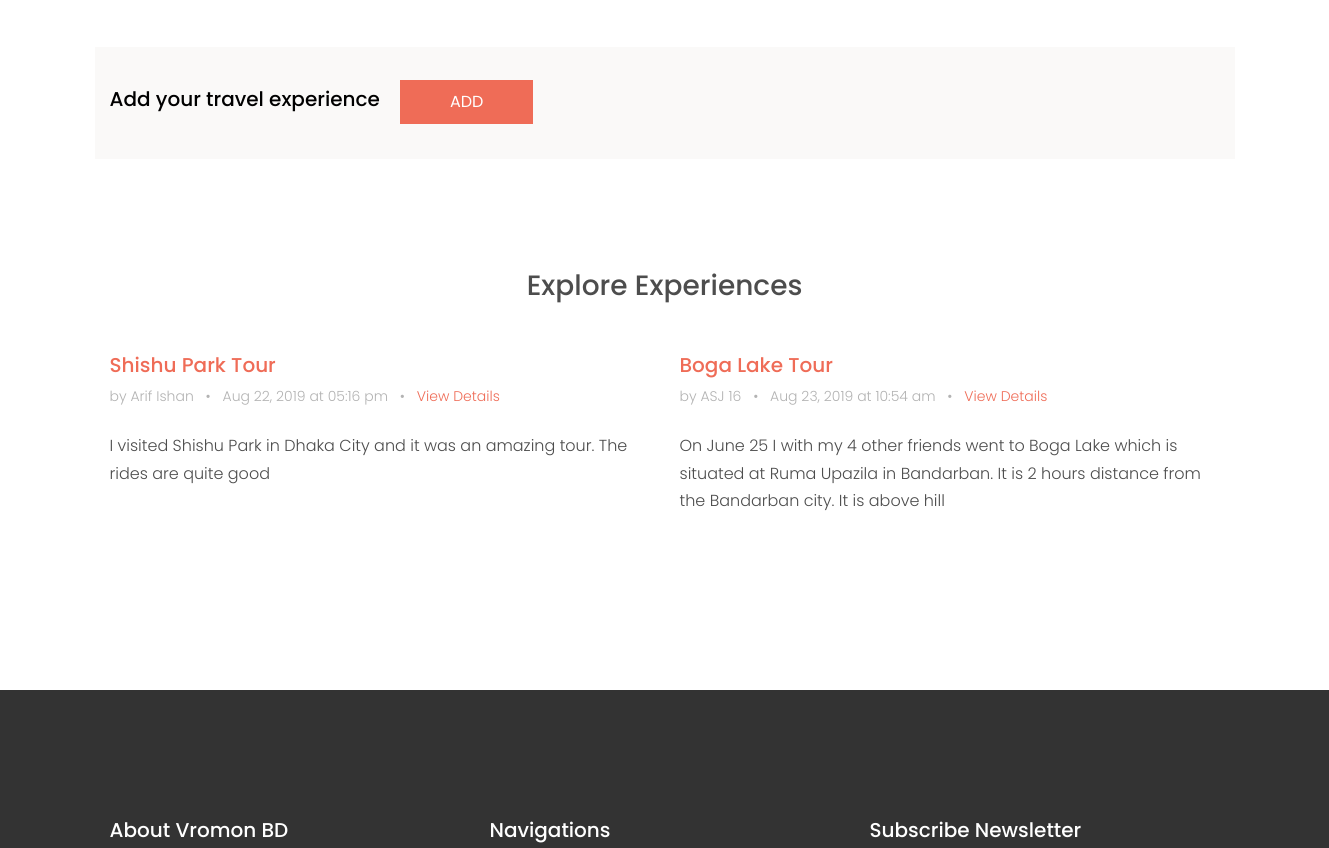
/experience.php (middle part), run on an earlier commit of the app's database.
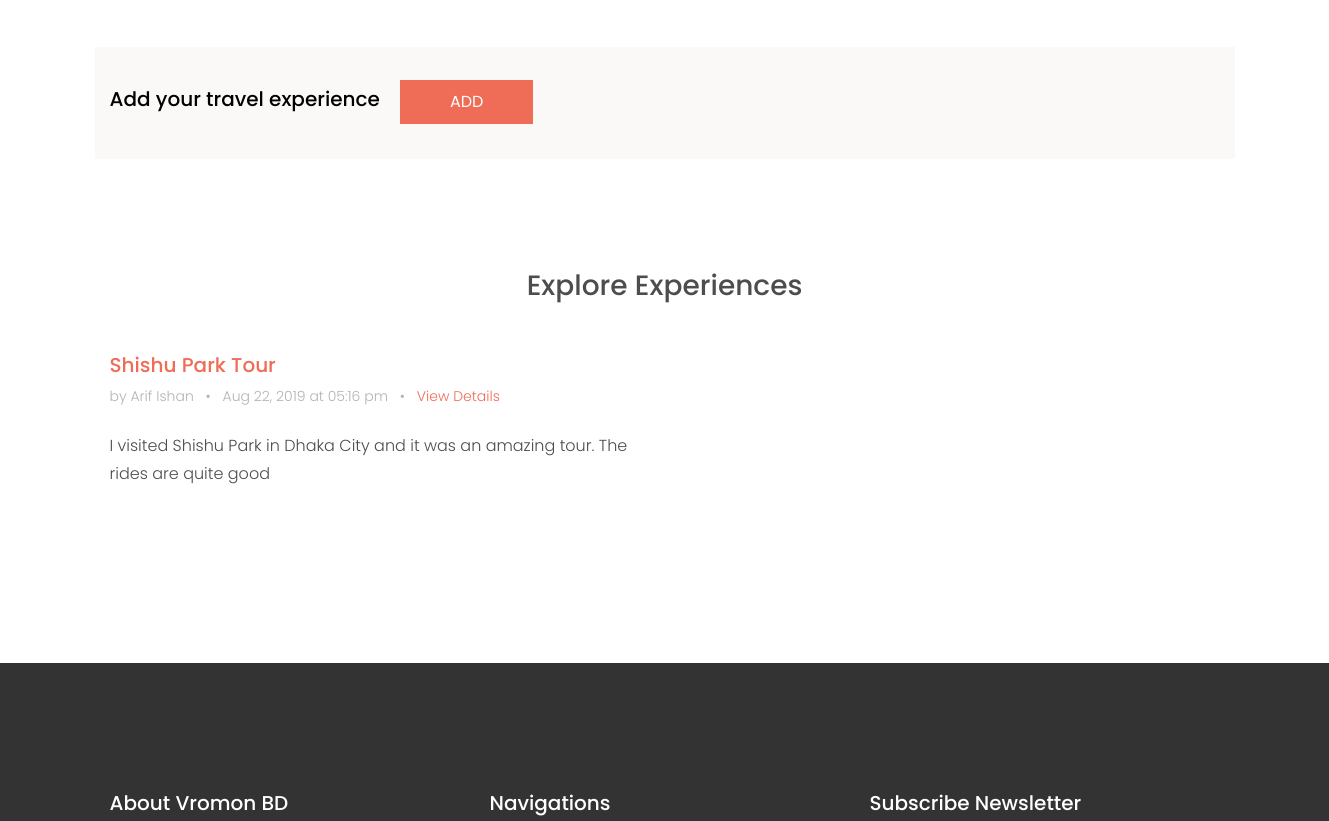
And on a later commit of the database.
### tables this page shows
CREATE TABLE `blogs` (
  `ID` int(11) NOT NULL,
  `UserID` int(11) NOT NULL,
  `Title` varchar(200) NOT NULL,
  `PlaceName` varchar(100) NOT NULL,
  `Description` text NOT NULL,
  `Tag` varchar(100) NOT NULL,
  `DateTime` varchar(30) NOT NULL
);

CREATE TABLE `user` (
  `ID` int(11) NOT NULL,
  `FirstName` varchar(50) NOT NULL,
  `LastName` varchar(50) NOT NULL,
  `Phone` varchar(20) NOT NULL,
  `Email` varchar(30) NOT NULL,
  `Password` varchar(30) NOT NULL
);

### experience.php (the view, shortened to what this page needs)
<?php
    include "zzz-dbConnect.php";
  ?>
<!DOCTYPE html>
<html lang="en">
  <head>
    <link rel="stylesheet" href="fonts/icomoon/style.css">
    <link rel="stylesheet" href="css/bootstrap.min.css">
    <link rel="stylesheet" href="css/magnific-popup.css">
    <link rel="stylesheet" href="css/jquery-ui.css">
    <link rel="stylesheet" href="css/owl.carousel.min.css">
    <link rel="stylesheet" href="css/owl.theme.default.min.css">
    <link rel="stylesheet" href="css/bootstrap-datepicker.css">
    <link rel="stylesheet" href="fonts/flaticon/font/flaticon.css">
    <link rel="stylesheet" href="https://cdn.jsdelivr.net/npm/mediaelement@4.2.7/build/mediaelementplayer.min.css">
    <link rel="stylesheet" href="css/aos.css">
    <link rel="stylesheet" href="css/style.css">
  </head>
  <body>
    <div class="site-wrap">
      <div class="site-section border-top" style="margin-bottom:-50px;">
        <div class="container">
          <div class="row text-center">
            <div class="col-md-12" style="display:flex; padding-top:40px; background-color:#FAF9F8;">
              <h5 class="mb-5 text-black" style="margin-right:20px;">Add your travel experience</h5>
              <?php if(isset($_SESSION['ID'])) {?>
                <p style="margin-top:-7px;"><a href="postForm" class="btn btn-primary py-2 px-5 text-white">ADD</a></p>
              <?php } else {?>
                  <p style="margin-top:-7px;"><a href ="login" onclick="alert('Login first!');" class="btn btn-primary py-2 px-5 text-white">ADD</a></p>
              <?php }?>
            </div>
          </div>
        </div>
      </div>
      <div class="site-section">
        <div class="container">
          <h3 style="text-align:center; margin-bottom:50px; ">Explore Experiences</h3>
          <div class="row mb-3 align-items-stretch">
            <?php
              $sql = "select * from blogs";
              $result = mysqli_query($link, $sql);
              while($row = mysqli_fetch_array($result)) {
                $sql = "select FirstName, LastName from user where ID = ".$row['UserID'];
                $result2 = mysqli_query($link, $sql);
                $row2 = mysqli_fetch_array($result2)
            ?>
                <div class="col-md-6 col-lg-6 mb-4 mb-lg-4" style="padding-bottom:40px;">
                  <div class="h-entry">
                    <h2 class="font-size-regular"><a href="post?eid=<?php echo $row['ID']?>"><?php echo $row['Title']?></a></h2>
                    <div class="meta mb-4">by <?php echo $row2['FirstName']." ".$row2['LastName'] ?> <span class="mx-2">&bullet;</span> <?php echo $row['DateTime']?> <span class="mx-2">&bullet;</span> <a href="post?eid=<?php echo $row['ID']?>">View Details</a></div>
                    <p><?php echo $row['Description']?></p>
                  </div>
                </div>
            <?php
              }
            ?>
          </div>
        </div>
      </div>
      <?php include "zzz-footer.php";?>
    </div>
  </body>
</html>

### zzz-footer.php (shortened to what this page needs)
<footer class="site-footer">
      <div class="container">
        <div class="row">
          <div class="col-lg-4">
            <div class="mb-5">
              <h3 class="footer-heading mb-4">About Vromon BD</h3>
            </div>
          </div>
          <div class="col-lg-4 mb-5 mb-lg-0">
            <div class="row mb-5">
              <div class="col-md-12">
                <h3 class="footer-heading mb-4">Navigations</h3>
              </div>
            </div>
          </div>
          <div class="col-lg-4 mb-5 mb-lg-0">
            <div class="mb-5">
              <h3 class="footer-heading mb-2">Subscribe Newsletter</h3>
            </div>
          </div>
        </div>
      </div>
    </footer>

### css/style.css (style rules this page uses)
body { line-height: 1.7; color: #4d4d4d; font-weight: 300; font-size: 1rem; }
a { -webkit-transition: .3s all ease; -o-transition: .3s all ease; transition: .3s all ease; }
h1, h2, h3, h4, h5, .h1, .h2, .h3, .h4, .h5 { font-family: "Poppins", -apple-system, BlinkMacSystemFont, "Segoe UI", Roboto, "Helvetica Neue", Arial, sans-serif, "Apple Color Emoji", "Segoe UI Emoji", "Segoe UI Symbol", "Noto Color Emoji"; }
.text-black { color: #000 !important; }
.site-wrap:before { -webkit-transition: .3s all ease-in-out; -o-transition: .3s all ease-in-out; transition: .3s all ease-in-out; background: rgba(0, 0, 0, 0.6); content: ""; position: absolute; z-index: 2000; top: 0; left: 0; right: 0; bottom: 0; opacity: 0; visibility: hidden; }
.btn { border-radius: 0; }
.btn.btn-primary { border: 2px solid transparent; }
.site-section { padding: 2.5em 0; }
@media (min-width: 768px) { .site-section { padding: 5em 0; } }
.border-top { border-top: 1px solid #edf0f5 !important; }
.site-footer { padding: 4em 0; background: #333333; }
@media (min-width: 768px) { .site-footer { padding: 8em 0; } }
.site-footer h2, .site-footer h3, .site-footer h4, .site-footer h5 { color: #fff; }
.site-footer .footer-heading { font-size: 20px; color: #fff; }
.h-entry .meta { color: #b3b3b3; font-size: 14px; }
.h-entry h2 { font-size: 20px; }

What changed in the data, as far as the page shows it:
removed blogs: Title "Boga Lake Tour", UserID.FirstName "ASJ", UserID.LastName "16", DateTime "Aug 23, 2019 at 10:54 am", Description "On June 25 I with my 4 other friends went to Boga Lake which is situated at Ruma Upazila in Bandarban. It is 2 hours distance from the Bandarban city. It is above hill"
